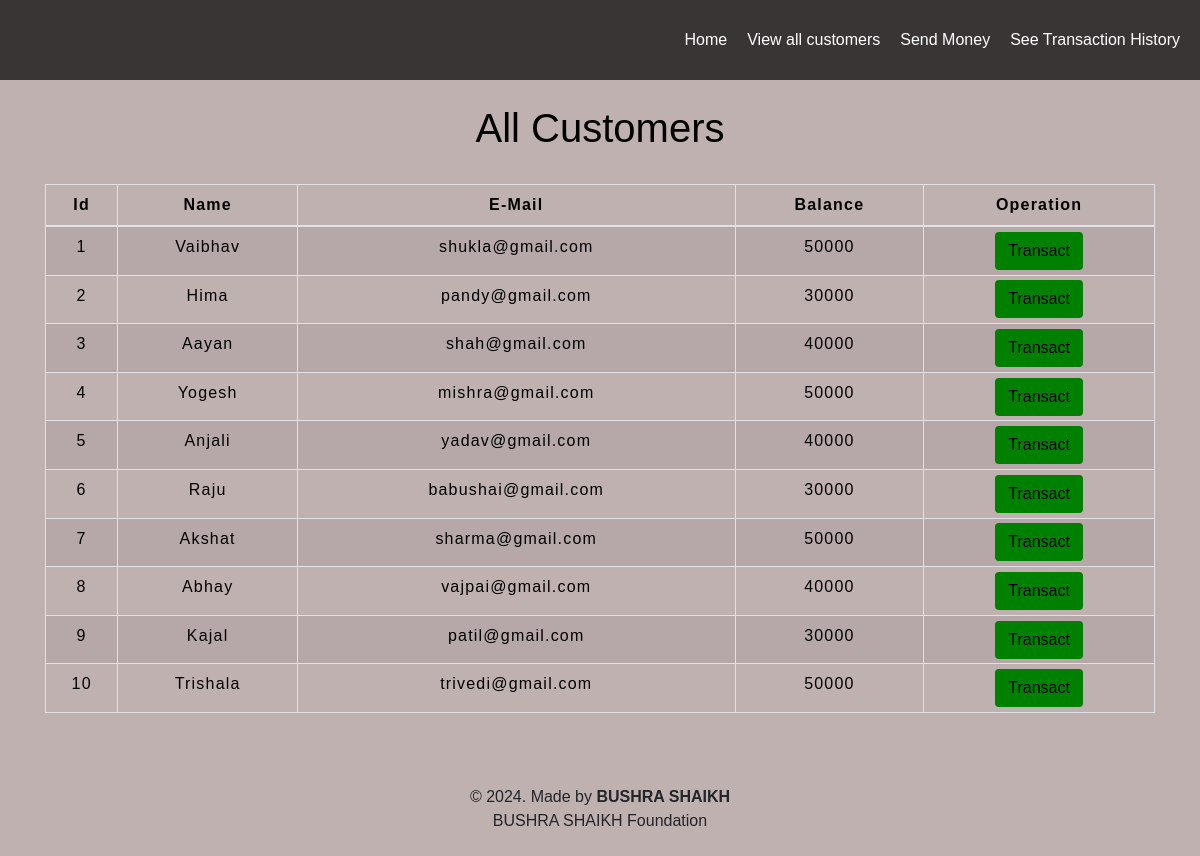
Page /viewcustomers.php on the committed database.
### tables this page shows
CREATE TABLE users (
  id int(3) NOT NULL,
  name text NOT NULL,
  email varchar(30) NOT NULL,
  balance int(8) NOT NULL
);

### viewcustomers.php (the view, shortened to what this page needs)
<!DOCTYPE html>
<html lang="en">
<head>
    <link rel="stylesheet" href="https://maxcdn.bootstrapcdn.com/bootstrap/4.0.0/css/bootstrap.min.css">
    <link rel="stylesheet" type="text/css" href="info.css">
    <link rel="stylesheet" type="text/css" href="Navbar.css">
</head>
<body style="background-color : rgb(192, 177, 177);">
<?php
    include 'connection.php';
    $sql = "SELECT * FROM users";
    $result = mysqli_query($conn,$sql);
?>
<body style="background-color : #222120 ;">
<nav>
    <div class="navbar">
        <a href="index.php">Home</a>
        <a href="viewcustomers.php">View all customers</a>
        <a href="SendMoney.php">Send Money</a>
        <a href="Transactionhistory.php"> See Transaction History </a>
    </div>
</nav>
<div class="container">
        <h2 class="text-center pt-4" style="color : black;"> All Customers</h2>
        <br>
            <div class="row">
                <div class="col">
                    <div class="table-responsive-sm">
                    <table class="table table-hover table-sm table-striped table-condensed table-bordered" style="border-color:black;">
                        <thead style="color : black;">
                            <tr>
                            <th scope="col" class="text-center py-2">Id</th>
                            <th scope="col" class="text-center py-2">Name</th>
                            <th scope="col" class="text-center py-2">E-Mail</th>
                            <th scope="col" class="text-center py-2">Balance</th>
                            <th scope="col" class="text-center py-2">Operation</th>
                            </tr>
                        </thead>
                        <tbody>
                <?php
                    while($rows=mysqli_fetch_assoc($result)){
                ?>
                    <tr style="color : black;">
                        <td class="py-2"><?php echo $rows['id'] ?></td>
                        <td class="py-2"><?php echo $rows['name']?></td>
                        <td class="py-2"><?php echo $rows['email']?></td>
                        <td class="py-2"><?php echo $rows['balance']?></td>
                        <td><a href="SendMoney.php?id= <?php echo $rows['id'] ;?>"> <button type="button" class="btn" style="background-color :green;">Transact </button></a></td>
                    </tr>
                <?php
                    }
                ?>
                        </tbody>
                    </table>
                    </div>
                </div>
            </div>
         </div>
         <footer class="text-center mt-5 py-2">
            <p>&copy 2024. Made by <b>BUSHRA SHAIKH</b> <br> BUSHRA SHAIKH Foundation</p>
</footer>
</body>
</html>

### info.css (style rules this page uses)
* { padding: 0; margin: 0; box-sizing: border-box; font-family: sans-serif; }
h2 { font-size: 40px; }
table { letter-spacing: 1.2px; }
td { text-align: center; }
button { border:none; background: #d9d9d9; transition: 1s; }

### Navbar.css (style rules this page uses)
.navbar { width: 100%; height: 10vh; background: rgba(0, 0, 0, 0.7); color: white; display: flex; justify-content: flex-end; align-items: center; position: fixed; top: 0; left: 0; z-index: 1000; padding: 0 20px; }
.navbar a { color: white; text-decoration: none; margin-left: 20px; transition: color 0.3s ease; }
.container { margin-top: 10vh; }

### viewcustomers.php (style rules this page uses)
button { transition: 1.5s; }
.container { margin-top: 10vh; }

### rows in the picture
users: id "1", name "Vaibhav", email "shukla@gmail.com", balance "50000"
users: id "2", name "Hima", email "pandy@gmail.com", balance "30000"
users: id "3", name "Aayan", email "shah@gmail.com", balance "40000"
users: id "4", name "Yogesh", email "mishra@gmail.com", balance "50000"
users: id "5", name "Anjali", email "yadav@gmail.com", balance "40000"
users: id "6", name "Raju", email "babushai@gmail.com", balance "30000"
users: id "7", name "Akshat", email "sharma@gmail.com", balance "50000"
users: id "8", name "Abhay", email "vajpai@gmail.com", balance "40000"
users: id "9", name "Kajal", email "patil@gmail.com", balance "30000"
users: id "10", name "Trishala", email "trivedi@gmail.com", balance "50000"
